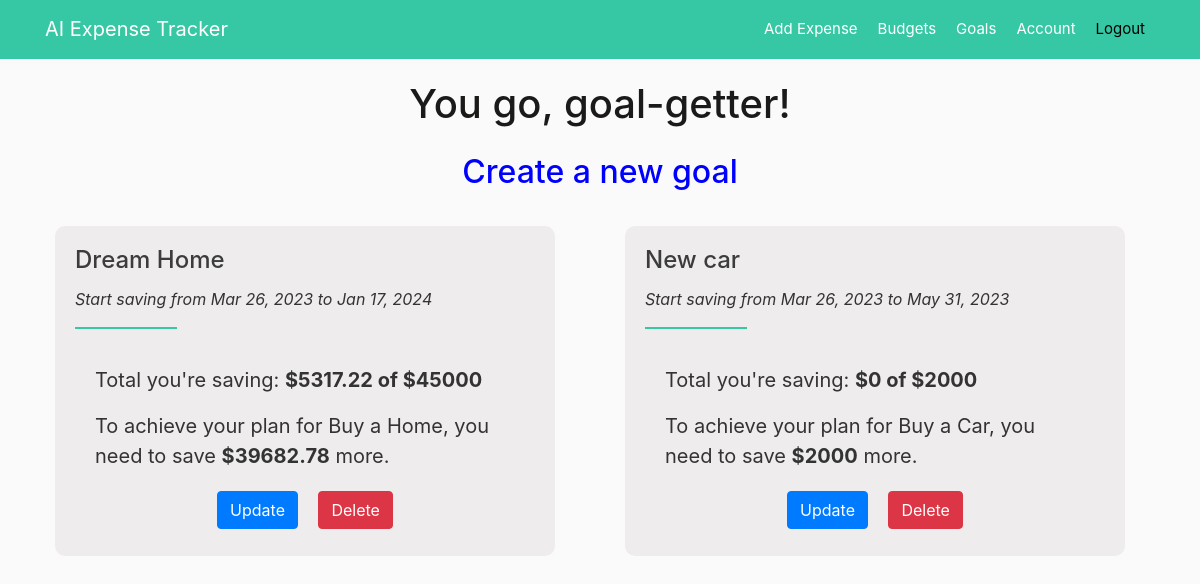
The page /goals (signed in) on the database as committed earlier.
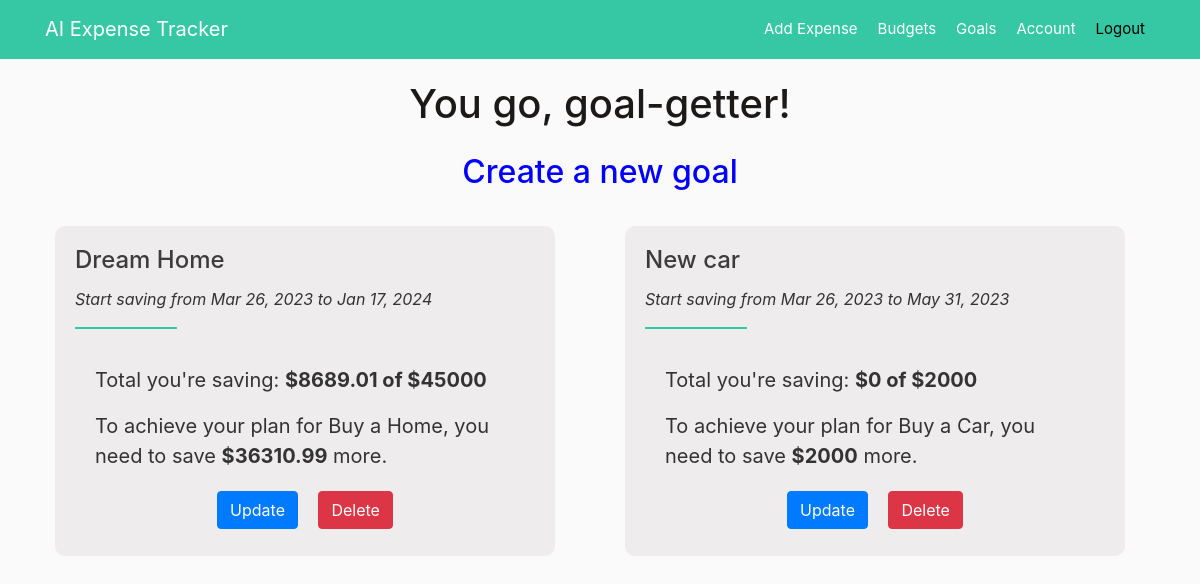
The same page on the database as committed later.
### app/models.py (models this page shows, shortened)
class Goal(db.Model):
    id = db.Column(db.Integer, primary_key=True)
    title = db.Column(db.String(100), nullable=False)
    purpose = db.Column(db.String(100), nullable=False)
    amount = db.Column(db.Numeric(precision=8, asdecimal=False,
                                  scale=2), nullable=False)
    date_start = db.Column(db.DateTime, nullable=False,
                           default=datetime.utcnow)
    date_end = db.Column(db.DateTime, nullable=False)
    period = db.Column(db.String(20), nullable=False)
    amount_saving = db.Column(db.Numeric(precision=8, asdecimal=False,
                                         scale=2), nullable=False, default=0.0)
    user_id = db.Column(db.Integer, db.ForeignKey('user.id'), nullable=False)
    date_posted = db.Column(db.DateTime, nullable=False)

### app/goals/routes.py (the view)
@goals.route("/goals")
@login_required
def list_goal():
    all_goals = Goal.query.all()
    return render_template('goals.html', title="Budgets", goals=all_goals, calSavingPeriod=calSavingPeriod)

### app/models.py (called while the page is built)
@login_manager.user_loader
def load_user(user_id):
    return User.query.get(int(user_id))

### app/templates/goals.html (shortened to what this page needs)
{% extends "layout.html" %}
{% block content %}
<h1 style="text-align: center;">You go, goal-getter!</h1>
<b><a style="text-align: center;" href="{{ url_for('goals.new_goal') }}"><h2 class="create">Create a new goal</h2></a></b>
<div class="row row-cols-1 row-cols-md-2 row-cols-lg-3 g-3">
    {% for goal in goals %}
        <div class="col">
            <div class="goal">
                <h4 class="card-title">{{ goal.title }}</h4>
                <i><p>Start saving from {{ goal.date_start.strftime('%b %d, %Y') }}  to {{ goal.date_end.strftime('%b %d, %Y') }}</p></i>
                <hr>
                <div class="card-body">
                    <p class="card-text">Total you're saving: <b>${{ goal.amount_saving }} of ${{ goal.amount }}</b></p>
                    <p class="card-text">To achieve your plan for {{ goal.purpose }}, you need to save <b>${{ goal.amount - goal.amount_saving}}</b> more.</p>
                </div>
                <div class="text-center">
                    <a class="btn btn-primary mr-3" href="{{ url_for('goals.goal_update', goal_id=goal.id) }}" class="button">Update</a>
                    <button type="button" class="btn btn-danger btn-medium" data-toggle="modal" data-target="#deleteModal">Delete</button>
                </div>
            </div>
        </div>
    {% endfor %}
</div>
{% endblock content %}

Rows that differ between the two databases and show on the page:
changed Goal "Dream Home": amount_saving "5317.22" → "8689.01"; goal.amount-goal.amount_saving "39682.78" → "36310.99"
